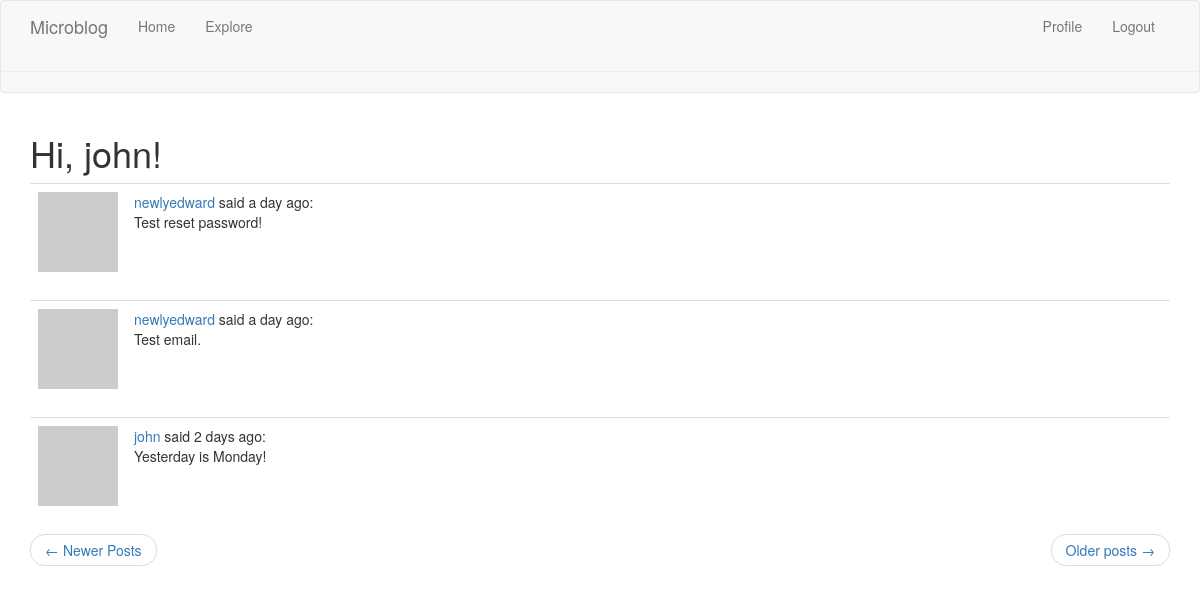
The page /explore (signed in) on the database as committed earlier.
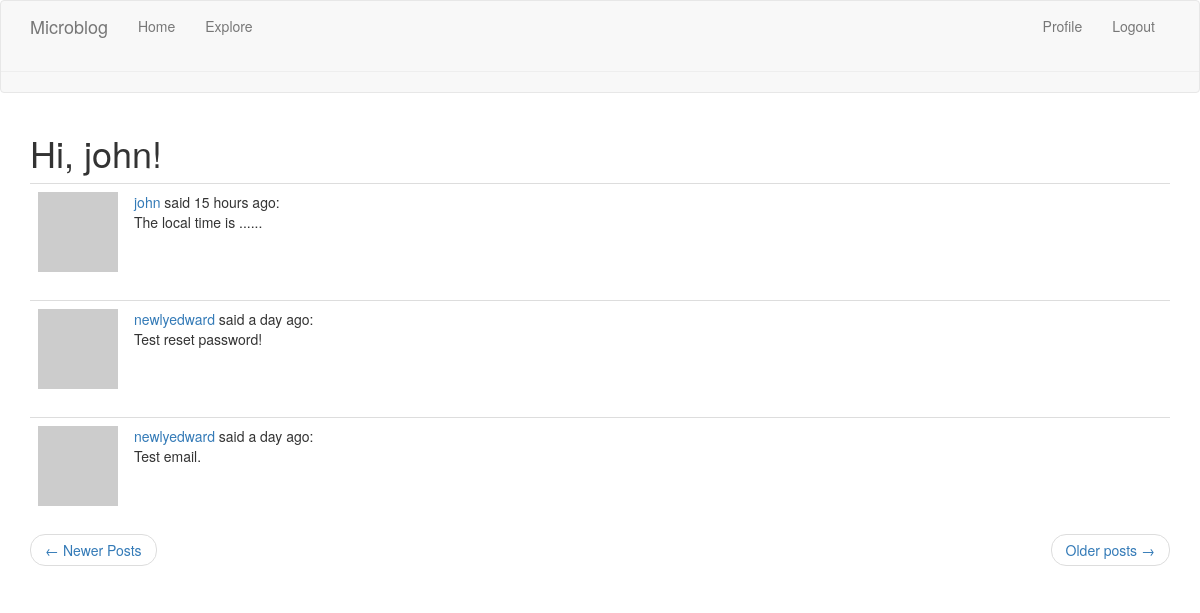
The same page on the database as committed later.
### app/models.py (models this page shows, shortened)
class Post(db.Model):
    id = db.Column(db.Integer, primary_key=True)
    body = db.Column(db.String(40))
    timestamp = db.Column(db.DateTime, index=True, default=datetime.utcnow())
    user_id = db.Column(db.Integer, db.ForeignKey('user.id'))

### app/routes.py (the view)
@app.route('/explore')
@login_required
def explore():
    page = request.args.get('page', 1, type=int)
    posts = Post.query.order_by(Post.timestamp.desc()).paginate(
        page, app.config['POSTS_PER_PAGE'], False)
    next_url = url_for('explore', page=posts.next_num) if posts.has_next else None
    prev_url = url_for('explore', page=posts.prev_num) if posts.has_prev else None
    return render_template('index.html', title='Explore', posts=posts.items,
                           next_url=next_url, prev_url=prev_url)

### app/models.py (called while the page is built)
@login.user_loader
def load_user(id):
    return User.query.get(int(id))

    def avatar(self, size):
        digest = md5(self.email.lower().encode('utf-8')).hexdigest()
        return 'https://www.gravatar.com/avatar/{}?d=identicon&s={}'.format(
            digest, size)

### app/routes.py (called while the page is built)
@app.before_request
def before_request():
    if current_user.is_authenticated:
        current_user.last_seen = datetime.utcnow()
        db.session.commit()
    g.locale = str(get_locale())

### app/templates/index.html (shortened to what this page needs)
{% extends "base.html" %}
{% import 'bootstrap/wtf.html' as wtf %}
{% block app_content %}
    <h1>{{ _('Hi, %(username)s!', username=current_user.username) }}</h1>
    {% for post in posts %}
        {% include '_post.html' %}
    {% endfor %}
    <nav aria-label="...">
        <ul class="pager">
            <li class="previous{% if not prev_url %} diabled {% endif %}">
                <a href="{{ prev_url or '#'}}">
                    <span aria-hidden="true">&larr;</span> {{ _('Newer Posts') }}
                </a>
            </li>
            <li class="next{% if not next_url%} disable {% endif %}">
                <a href="{{ next_url or '#'}}">
                    {{ _('Older posts') }}  <span aria-hidden="true">&rarr;</span>
                </a>
            </li>
        </ul>
    </nav>
{% endblock %}

### app/templates/_post.html (shortened to what this page needs)
<table class="table table-hover">
    <tr>
        <td width="70px" >
            <a href="{{ url_for('user', username=post.author.username) }}">
                <img src="{{ post.author.avatar(36) }}">
            </a>
        </td>
        <td>
            {{ _('%(username)s said %(when)s',
                username=user_link, when=moment(post.timestamp).fromNow()) }}:
            <br>
            {{ post.body }}
        </td>
    </tr>
</table>

Rows that differ between the two databases and show on the page:
no longer on this page (row unchanged): Post: body "Yesterday is Monday!"
added Post: body "The local time is ......"
